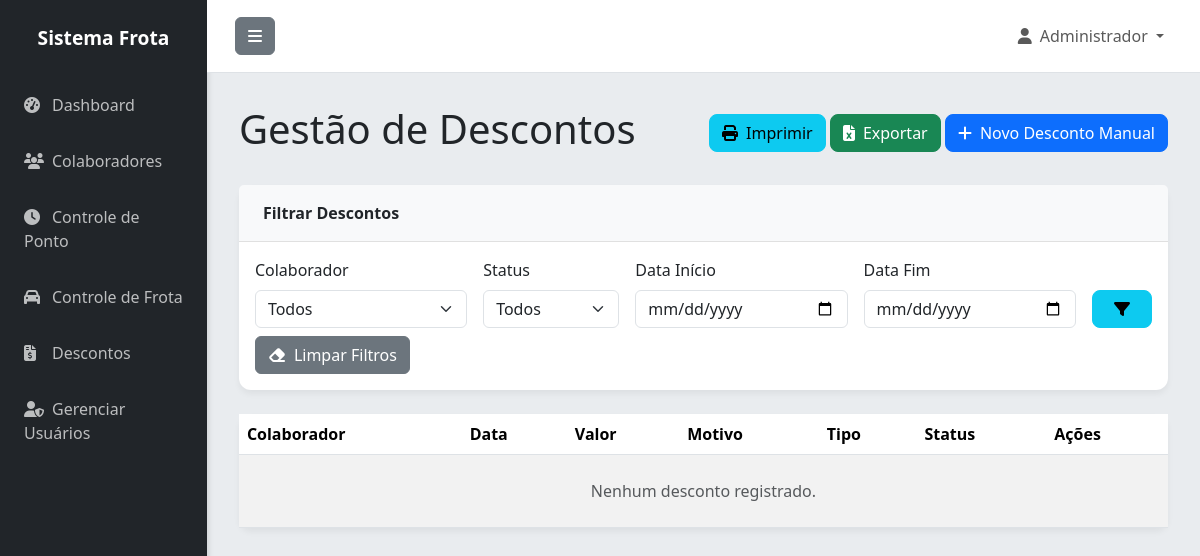
/descontos?colaborador_id=1 (signed in), run on an earlier commit of the app's database.
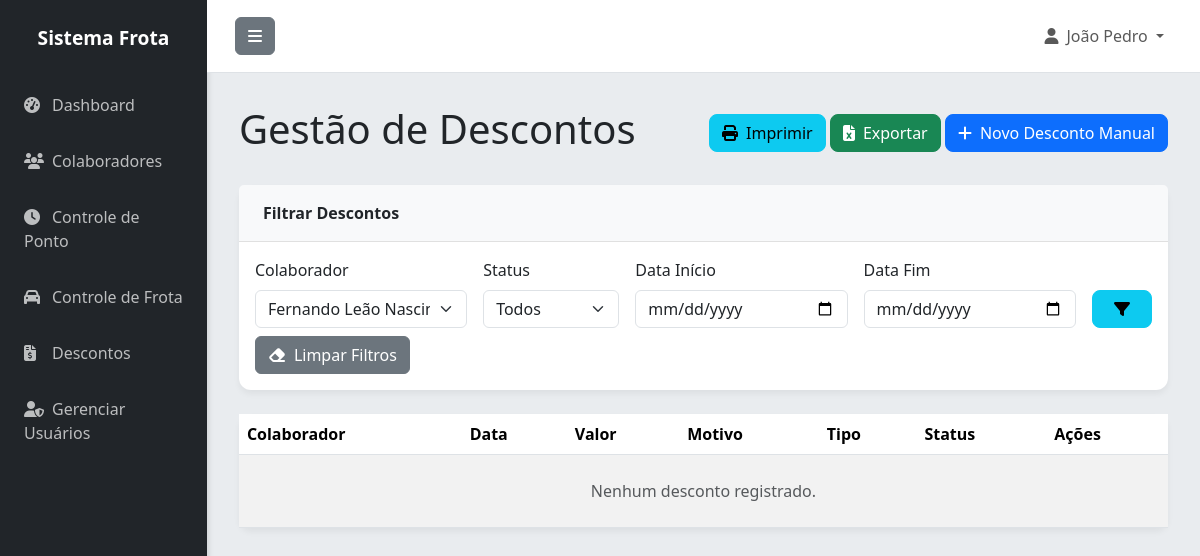
And on a later commit of the database.
### app.py (models this page shows)
class Usuario(UserMixin, db.Model):
    id = db.Column(db.Integer, primary_key=True)
    username = db.Column(db.String(80), unique=True, nullable=False)
    password_hash = db.Column(db.String(200), nullable=False)
    nome = db.Column(db.String(100), nullable=False)
    email = db.Column(db.String(120), unique=True, nullable=False)
    ativo = db.Column(db.Boolean, default=True)
    criado_em = db.Column(db.DateTime, default=datetime.utcnow)

### app.py (the view)
@app.route('/descontos', methods=['GET'])
@login_required
def descontos():
    query = Desconto.query.order_by(Desconto.data.desc())
    colaboradores = Colaborador.query.all()
    colaborador_id = request.args.get('colaborador_id')
    status = request.args.get('status')
    data_inicio = request.args.get('data_inicio')
    data_fim = request.args.get('data_fim')
    if colaborador_id and colaborador_id != 'all':
        query = query.filter_by(colaborador_id=int(colaborador_id))
    if status and status != 'all':
        query = query.filter_by(status=status)
    if data_inicio:
        query = query.filter(Desconto.data >= datetime.strptime(data_inicio, '%Y-%m-%d').date())
    if data_fim:
        query = query.filter(Desconto.data <= datetime.strptime(data_fim, '%Y-%m-%d').date())
    descontos = query.all()
    return render_template('descontos.html', descontos=descontos, colaboradores=colaboradores,
                           selected_colaborador_id=colaborador_id, selected_status=status,
                           selected_data_inicio=data_inicio, selected_data_fim=data_fim)

### app.py (called while the page is built, shortened)
@login_manager.user_loader
def load_user(user_id):
    return Usuario.query.get(int(user_id))

@app.before_request
def create_tables():
    db.create_all()

### templates/descontos.html (shortened to what the changed rows need)
{% extends "base.html" %}
{% block content %}
<div class="d-flex justify-content-between align-items-center mb-4">
    <h1 class="fw-light">Gestão de Descontos</h1>
</div>
<div class="card mb-4">
    <div class="card-body">
        <form method="GET" action="{{ url_for('descontos') }}">
            <div class="row g-3 align-items-end">
                <div class="col-md-3">
                    <label for="colaborador_id" class="form-label">Colaborador</label>
                    <select class="form-select" id="colaborador_id" name="colaborador_id">
                        <option value="all">Todos</option>
                        {% for c in colaboradores %}
                        <option value="{{ c.id }}" {% if selected_colaborador_id|string == c.id|string %}selected{% endif %}>{{ c.nome }}</option>
                        {% endfor %}
                    </select>
                </div>
            </div>
        </form>
    </div>
</div>
<div class="card">
    <div class="card-body p-0">
        <div class="table-responsive">
            <table class="table table-striped table-hover mb-0">
                <thead class="bg-light">
                    <tr>
                        <th scope="col">Colaborador</th>
                        <th scope="col">Data</th>
                        <th scope="col">Valor</th>
                        <th scope="col">Motivo</th>
                        <th scope="col">Tipo</th>
                        <th scope="col">Status</th>
                        <th scope="col">Ações</th>
                    </tr>
                </thead>
            </table>
        </div>
    </div>
</div>
{% endblock %}

### templates/base.html (shortened to what this page needs)
<!DOCTYPE html>
<html lang="pt-BR">
<head>
    <link href="https://cdn.jsdelivr.net/npm/bootstrap@5.3.3/dist/css/bootstrap.min.css" rel="stylesheet">
    <link rel="stylesheet" href="https://cdnjs.cloudflare.com/ajax/libs/font-awesome/6.5.1/css/all.min.css">
</head>
<body>
    <div class="d-flex" id="wrapper">
        <div id="sidebar-wrapper">
            <div class="sidebar-heading">Sistema Frota</div>
            <div class="list-group list-group-flush">
                <a href="{{ url_for('index') }}" class="list-group-item"><i class="fas fa-tachometer-alt me-2"></i>Dashboard</a>
                <a href="{{ url_for('colaboradores') }}" class="list-group-item"><i class="fas fa-users me-2"></i>Colaboradores</a>
                <a href="{{ url_for('pontos') }}" class="list-group-item"><i class="fas fa-clock me-2"></i>Controle de Ponto</a>
                <a href="{{ url_for('frota') }}" class="list-group-item"><i class="fas fa-car me-2"></i>Controle de Frota</a>
                <a href="{{ url_for('descontos') }}" class="list-group-item"><i class="fas fa-file-invoice-dollar me-2"></i>Descontos</a>
                {% if current_user.username == 'admin' %}
                <a href="{{ url_for('usuarios') }}" class="list-group-item"><i class="fas fa-user-shield me-2"></i>Gerenciar Usuários</a>
                {% endif %}
            </div>
        </div>
        <div id="page-content-wrapper">
            <nav class="navbar navbar-expand-lg navbar-light border-bottom">
                <div class="container-fluid">
                    <button class="btn btn-secondary" id="menu-toggle"><i class="fas fa-bars"></i></button>
                    <div class="collapse navbar-collapse" id="navbarSupportedContent">
                        <ul class="navbar-nav ms-auto mt-2 mt-lg-0">
                             {% if current_user.is_authenticated %}
                            <li class="nav-item dropdown">
                                <a class="nav-link dropdown-toggle" href="#" id="navbarDropdown" role="button" data-bs-toggle="dropdown" aria-expanded="false">
                                    <i class="fas fa-user me-2"></i>{{ current_user.nome }}
                                </a>
                            </li>
                             {% endif %}
                        </ul>
                    </div>
                </div>
            </nav>
            <main class="container-fluid">
                {% block content %}{% endblock %}
            </main>
        </div>
        </div>
</body>
</html>

What changed in the data, as far as the page shows it:
changed Usuario: nome "Administrador" → "João Pedro"
Also different on the page:
form field colaborador_id: "Todos" → "Fernando Leão Nascimento"
